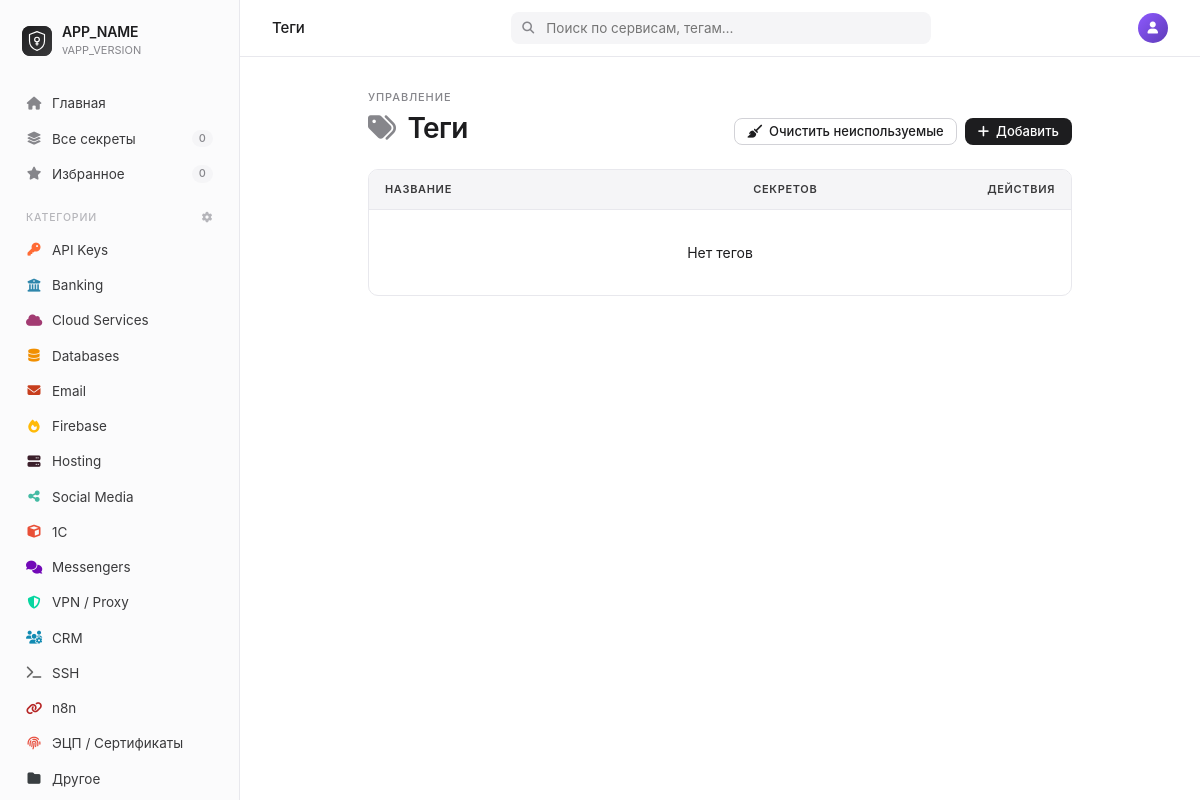
Page /pages/tags.php (signed in) on the committed database.
### tables this page shows
CREATE TABLE IF NOT EXISTS `categories` (
    `id` INT UNSIGNED NOT NULL AUTO_INCREMENT PRIMARY KEY,
    `name` VARCHAR(100) NOT NULL,
    `icon` VARCHAR(50) NULL,
    `color` VARCHAR(7) NULL,
    `sort_order` INT NOT NULL DEFAULT 0,
    `created_at` DATETIME NOT NULL DEFAULT CURRENT_TIMESTAMP,
    UNIQUE KEY `uk_name` (`name`)
);

### bootstrap.php (called while the page is built, shortened)
<?php
spl_autoload_register(function ($className) {
    $file = __DIR__ . '/classes/' . $className . '.php';
});

### classes/Database.php (called while the page is built, shortened)
<?php
class Database {
    private static ?Database $instance = null;
    private PDO $pdo;
    private function __construct() {
        $dsn = 'mysql:host=' . DB_HOST . ';dbname=' . DB_NAME . ';charset=utf8mb4';
        $this->pdo = new PDO($dsn, DB_USER, DB_PASS, [
            PDO::ATTR_ERRMODE            => PDO::ERRMODE_EXCEPTION,
            PDO::ATTR_DEFAULT_FETCH_MODE => PDO::FETCH_ASSOC,
            PDO::ATTR_EMULATE_PREPARES   => false,
        ]);
    }
    public static function getInstance(): self {
        if (self::$instance === null) {
            self::$instance = new self();
        }
        return self::$instance;
    }
    public function query(string $sql, array $params = []): PDOStatement {
        $stmt = $this->pdo->prepare($sql);
        $stmt->execute($params);
        return $stmt;
    }
    public function fetchAll(string $sql, array $params = []): array {
        return $this->query($sql, $params)->fetchAll();
    }
    public function fetchColumn(string $sql, array $params = []): mixed {
        return $this->query($sql, $params)->fetchColumn();
    }
}

### classes/SecretService.php (called while the page is built, shortened)
<?php
class SecretService {
    private Database $db;
    public function __construct() {
        $this->db = Database::getInstance();
    }
    public function getStats(): array {
        return [
            'total' => (int)$this->db->fetchColumn("SELECT COUNT(*) FROM secrets"),
            'favorites' => (int)$this->db->fetchColumn("SELECT COUNT(*) FROM secrets WHERE is_favorite = 1"),
            'fields' => (int)$this->db->fetchColumn("SELECT COUNT(*) FROM secret_fields"),
            'categories_used' => (int)$this->db->fetchColumn("SELECT COUNT(DISTINCT category_id) FROM secrets WHERE category_id IS NOT NULL"),
            'total_views' => (int)$this->db->fetchColumn("SELECT COALESCE(SUM(view_count), 0) FROM secrets"),
        ];
    }
}

### classes/CategoryService.php (called while the page is built, shortened)
<?php
class CategoryService {
    private Database $db;
    public function __construct() {
        $this->db = Database::getInstance();
    }
    public function getAll(): array {
        return $this->db->fetchAll("
            SELECT c.*,
                   (SELECT COUNT(*) FROM secrets s WHERE s.category_id = c.id) AS secret_count
            FROM categories c
            ORDER BY c.sort_order, c.name
        ");
    }
}

### templates/layout.php (the view, shortened to what this page needs)
<?php
$currentScript = basename($_SERVER['SCRIPT_NAME']);
$currentCatId  = isset($_GET['cat']) ? (int)$_GET['cat'] : null;
$isFavView     = !empty($_GET['fav']);
$isAllSecrets  = $currentScript === 'index.php' && !$currentCatId && !$isFavView;
?>
<!DOCTYPE html>
<html lang="ru">
<head>
    <link href="https://cdnjs.cloudflare.com/ajax/libs/font-awesome/6.4.2/css/all.min.css" rel="stylesheet">
    <link href="/local_secrets/assets/css/app.css?v=<?= APP_VERSION ?>" rel="stylesheet">
</head>
<body>
    <div class="am-shell">
        <aside class="am-sidebar" id="amSidebar">
            <a href="/local_secrets/pages/dashboard.php" class="am-brand">
                <img class="am-brand-mark" src="/local_secrets/assets/favicon.svg" alt="<?= APP_NAME ?>">
                <div>
                    <div class="am-brand-name"><?= APP_NAME ?></div>
                    <div class="am-brand-sub">v<?= APP_VERSION ?></div>
                </div>
            </a>
            <nav class="am-nav">
                <a class="am-nav-item <?= $currentScript === 'dashboard.php' ? 'is-active' : '' ?>"
                   href="/local_secrets/pages/dashboard.php">
                    <i class="fas fa-house"></i>
                    <span class="am-nav-label">Главная</span>
                </a>
                <a class="am-nav-item <?= $isAllSecrets ? 'is-active' : '' ?>"
                   href="/local_secrets/index.php">
                    <i class="fas fa-layer-group"></i>
                    <span class="am-nav-label">Все секреты</span>
                    <?php if (isset($stats['total'])): ?>
                        <span class="am-nav-badge"><?= (int)$stats['total'] ?></span>
                    <?php endif; ?>
                </a>
                <a class="am-nav-item <?= $isFavView ? 'is-active' : '' ?>"
                   href="/local_secrets/index.php?fav=1">
                    <i class="fas fa-star"></i>
                    <span class="am-nav-label">Избранное</span>
                    <?php if (isset($stats['favorites'])): ?>
                        <span class="am-nav-badge"><?= (int)$stats['favorites'] ?></span>
                    <?php endif; ?>
                </a>
                <div class="am-nav-section">
                    <span>Категории</span>
                    <a href="/local_secrets/pages/categories.php" title="Управление категориями">
                        <i class="fas fa-gear"></i>
                    </a>
                </div>
                <?php if (!empty($categories)): ?>
                    <?php foreach ($categories as $cat): ?>
                        <a class="am-nav-item <?= $currentCatId === (int)$cat['id'] ? 'is-active' : '' ?>"
                           href="/local_secrets/index.php?cat=<?= (int)$cat['id'] ?>">
                            <i class="fas <?= htmlspecialchars($cat['icon'] ?? 'fa-folder') ?>"
                               style="color: <?= htmlspecialchars($cat['color'] ?? 'var(--am-text-3)') ?>"></i>
                            <span class="am-nav-label"><?= htmlspecialchars($cat['name']) ?></span>
                        </a>
                    <?php endforeach; ?>
                <?php endif; ?>
            </nav>
        </aside>
        <div class="am-main">
            <?php include __DIR__ . '/header.php'; ?>
            <div class="am-content">
                <?= $content ?? '' ?>
            </div>
        </div>
    </div>
</body>
</html>

### assets/css/app.css (style rules this page uses)
:root { --am-text-1: #1d1d1f; --am-text-2: #3a3a3c; --am-text-3: #86868b; --am-text-4: #b5b5ba; --am-bg: #ffffff; --am-bg-2: #fbfbfc; --am-bg-3: #f5f5f7; --am-line: #e8e8ed; --am-line-2: #d2d2d7; --am-green: #34a853; --am-green-soft: #e6f4ea; --am-red: #d93025; --am-red-soft: #fce8e6; --am-amber: #e37400; --am-amber-soft: #fef4e5; --am-blue: #0a84ff; --am-blue-soft: #e5f1ff; --am-purple: #8e59ff; --am-purple-soft:#f0e8ff; --am-teal: #14b8a6; --am-teal-soft: #d7f4f0; --am-pink: #ec4899; --am-pink-soft: #fbe2ef; --am-indigo: #4f46e5; --am-indigo-soft:#e5e3fb; --am-accent: #1d1d1f; --am-header-bg: rgba(255,255,255,0.85); }
* { box-sizing: border-box; }
html, body { margin: 0; padding: 0; }
body { font-family: -apple-system, BlinkMacSystemFont, "SF Pro Display", "SF Pro Text", "Helvetica Neue", system-ui, "Segoe UI", Roboto, sans-serif; background: var(--am-bg); color: var(--am-text-1); font-size: 14px; line-height: 1.5; -webkit-font-smoothing: antialiased; -moz-osx-font-smoothing: grayscale; }
a { color: var(--am-blue); text-decoration: none; }
.am-shell { display: grid; grid-template-columns: 240px 1fr; min-height: 100vh; }
.am-sidebar { position: sticky; top: 0; left: 0; height: 100vh; background: var(--am-bg-2); border-right: 1px solid var(--am-line); display: flex; flex-direction: column; padding: 20px 14px 16px; overflow-y: auto; z-index: 5; }
.am-brand { display: flex; align-items: center; gap: 10px; padding: 4px 8px 18px; margin-bottom: 10px; text-decoration: none; }
.am-brand-mark { width: 30px; height: 30px; border-radius: 8px; background: linear-gradient(135deg, #1d1d1f 0%, #3a3a3c 100%); color: #fff; display: flex; align-items: center; justify-content: center; font-size: 12px; font-weight: 600; letter-spacing: -0.02em; flex-shrink: 0; }
.am-brand-name { font-size: 14px; font-weight: 600; color: var(--am-text-1); letter-spacing: -0.01em; line-height: 1.2; }
.am-brand-sub { font-size: 11px; color: var(--am-text-3); margin-top: 1px; }
.am-nav { display: flex; flex-direction: column; gap: 1px; flex: 1; }
.am-nav-item { display: flex; align-items: center; gap: 10px; width: 100%; padding: 7px 12px; background: transparent; border: none; border-radius: 7px; font-family: inherit; font-size: 13.5px; color: var(--am-text-2); cursor: pointer; text-align: left; transition: background .1s, color .1s; text-decoration: none; }
.am-nav-item i.fas, .am-nav-item i.far, .am-nav-item i.fab { width: 16px; text-align: center; color: var(--am-text-3); font-size: 13px; flex-shrink: 0; }
.am-nav-label { flex: 1; overflow: hidden; text-overflow: ellipsis; white-space: nowrap; }
.am-nav-badge { font-size: 11px; padding: 1px 7px; background: var(--am-bg-3); color: var(--am-text-3); border-radius: 999px; font-variant-numeric: tabular-nums; font-weight: 500; line-height: 1.4; }
.am-nav-section { font-size: 10.5px; font-weight: 500; text-transform: uppercase; letter-spacing: 0.08em; color: var(--am-text-4); padding: 18px 12px 6px; display: flex; align-items: center; justify-content: space-between; }
.am-nav-section a { color: inherit; }
.am-main { min-width: 0; display: flex; flex-direction: column; background: var(--am-bg); }
.am-content { padding: 24px 32px 80px; width: 80%; max-width: 1600px; margin: 0 auto; }

### rows in the picture
categories: name "API Keys"
categories: name "Banking"
categories: name "Cloud Services"
categories: name "Databases"
categories: name "Email"
categories: name "Firebase"
categories: name "Hosting"
categories: name "Social Media"
categories: name "1С"
categories: name "Messengers"
categories: name "VPN / Proxy"
categories: name "CRM"
categories: name "SSH"
categories: name "n8n"
categories: name "ЭЦП / Сертификаты"
categories: name "Другое"

### other values in the picture
APP_NAME "APP_NAME"
APP_VERSION "APP_VERSION"
$stats['total'] "0"
$stats['favorites'] "0"
$pageTitle "Теги"
